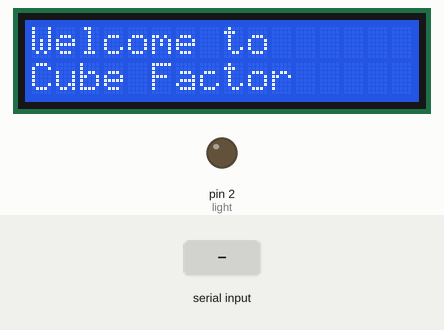
The sketch below on a simulated Arduino Uno, built with avr-gcc and run on an emulated ATmega328P. On the bench: 16×2 character LCD, output pins drawn as LEDs (lit = HIGH). Inputs (shaded band) come from the test bench. What the sketch prints to the serial monitor is not drawn.

Above: at 1.2 s.
1.3 s: "start" received over Serial
At 3.5 s:
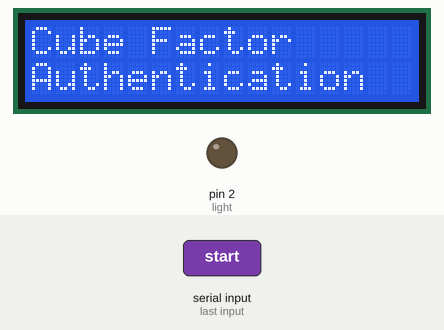
At 4.9 s:
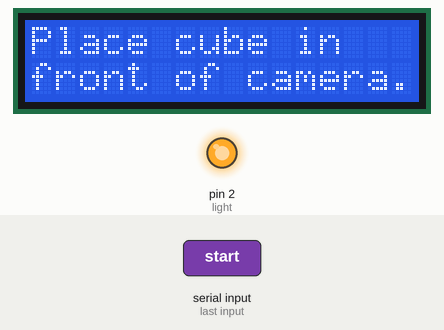
10.3 s: "2FA" received over Serial
At 13.0 s:
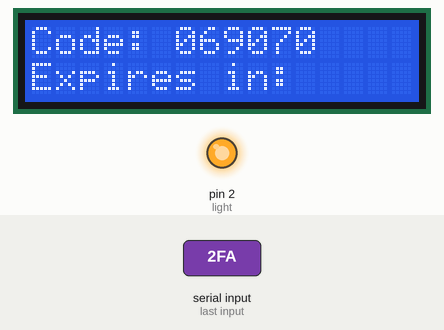
Timing chart, 0 to 14.5 s (numbered marks = the images above; inputs shaded):
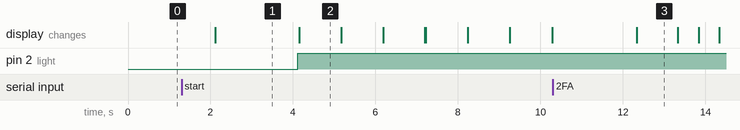

The sketch:

LCD_Serial.ino
```cpp
/*-----( Import needed libraries )-----*/
#include <Wire.h>  // Comes with Arduino IDE
// Get the LCD I2C Library here:
// https://bitbucket.org/fmalpartida/new-liquidcrystal/downloads
// Move any other LCD libraries to another folder or delete them
// See Library "Docs" folder for possible commands etc.
#include <LiquidCrystal_I2C.h>

LiquidCrystal_I2C lcd(0x3F, 2, 1, 0, 4, 5, 6, 7, 3, POSITIVE);  // Set the LCD I2C address

/*-----( Declare Variables )-----*/
int pos = 0;
bool started = false;
bool idleMode = true;
String serial;
String serial2;
String code = "069070";
int light = 2;


void setup()   /*----( SETUP: RUNS ONCE )----*/
{
  Serial.begin(9600);  // Used to type in characters
  lcd.begin(16,2);   // initialize the lcd for 16 chars 2 lines, turn on backlight
  lcd.setCursor(0,0);
  pinMode(light, OUTPUT);

}
/**
 * idle
 * instruction state - gets cube name and goes thru scanning state
 * display 2FA for loop countdown timer
 *
 */
void deny(){
  Serial.println("Denied.");
  lcd.clear();
  delay(1000);
  lcd.setCursor(0,0);
  lcd.write("Access Denied.");
  delay(1000);
  }

void clearLcd(){
  lcd.clear();
  delay(1000);
}

void idle(){
  digitalWrite(light, LOW);
  lcd.clear();
  lcd.setCursor(0,0);
  lcd.write("Welcome to");
  lcd.setCursor(0,1);
  lcd.write("Cube Factor");
  delay(2000);
  lcd.clear();
  lcd.setCursor(0,0);
  lcd.write("Cube Factor");
  lcd.setCursor(0,1);
  lcd.write("Authentication");
  delay(1000);
}

void start(){
  digitalWrite(light, HIGH);
  lcd.setCursor(0,0);
  lcd.print("Place cube in");
  lcd.setCursor(0,1);
  lcd.print("front of camera.");
  delay(1000);
  lcd.clear();

  lcd.setCursor(0,0);
  lcd.print("Follow the");
  lcd.setCursor(0,1);
  lcd.print("instructions");
  delay(1000);
  lcd.clear();

  lcd.setCursor(0,0);
  lcd.print("on screen.");
  delay(1000);
  lcd.clear();
}

void twoFA(){
  lcd.clear();
  lcd.setCursor(0,0);
  lcd.write("Code: 069070");
  lcd.setCursor(6,0);
  lcd.print(code);
  lcd.setCursor(0,1);
  lcd.write("Expires in: ");
  delay(1000);
  }

void scanCube(){
  digitalWrite(light, HIGH);
  lcd.setCursor(0,0);
  lcd.print("Please wait until");
  lcd.setCursor(0,1);
  lcd.print("scan is done.");
}

void writeLcd(){
  lcd.setCursor(0,0);
  lcd.clear();
  lcd.write(Serial.read());
}

void loop()   /*----( LOOP: RUNS CONSTANTLY )----*/
{
  while (idleMode == true){
    if (serial.length() != 0){
      idleMode = false;
      }
    idle();
    Serial.println("Enter a command: ");
    serial = Serial.readString();
    if (serial.length()>0) {
      idleMode = false;
    }
  }

  while (started == true){
    if (serial.length() != 0){
      started = false;
     }
    start();
    scanCube();
    Serial.println("Enter a command: ");
    serial = Serial.readString();
    if (serial.length()>0) {
      started = false;
      idleMode = true;
    }
  }
 /**
  if (Serial.available()) {
    lcd.clear();
    while (Serial.available() > 0) {
      lcd.write(Serial.read());
    }
  }
  **/

  if (serial == "start"){
    Serial.print("Started Program.");
    start();
    started = true;
    idleMode = false;
   }

  if (serial == "clearLcd"){
    Serial.print("Cleared.");
    clearLcd();
    idleMode = true;
   }

  if (serial == "2FA"){
     Serial.println("code generated!");
     while (Serial.available() > 0) {
      lcd.write(Serial.read());
    }
     code = Serial.readString();
     twoFA();

     for (int t = 30; t >= 0; t--){
      if (t < 10){
        lcd.setCursor(13,1);
        lcd.print(" ");
       }
      lcd.setCursor(12,1);
      lcd.print(t);
      delay(500);
      if (t == 0){
        lcd.clear();
        idleMode = true;
        idle();
        delay(1000);
        }
      }
    }
  if (serial == "deny"){
    deny();
    delay(2000);
    idleMode = true;
    idle();
    }
  if (serial == "writeLcd"){
    Serial.print("Enter chars to print: ");
    while (Serial.available()==0)
    {
   // wait for user input
    }
    serial = Serial.readString();
    writeLcd();
   }
}


/* ( THE END ) */
```

Measured:
- after the input at 1.3 s, pin 2 (light): LOW → HIGH after 2.8 s; the display: first differs from a run without the input after 2.8 s (image 2)
- after the input at 10.3 s, the display: changes after 2.0 s (image 3)
- what the display in image 1 shows lasts 2.0 s, from 2.1 s to 4.1 s
- what the display in image 2 shows lasts 1.1 s, from 4.1 s to 5.2 s
